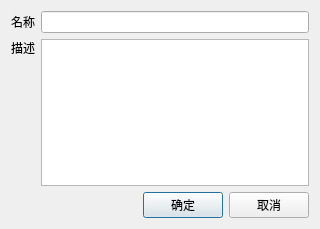
<?xml version="1.0" encoding="UTF-8"?>
<ui version="4.0">
 <class>BasicEditDlg</class>
 <widget class="QDialog" name="BasicEditDlg">
  <property name="geometry">
   <rect>
    <x>0</x>
    <y>0</y>
    <width>320</width>
    <height>229</height>
   </rect>
  </property>
  <property name="windowTitle">
   <string>Dialog</string>
  </property>
  <layout class="QVBoxLayout" name="verticalLayout">
   <item>
    <layout class="QGridLayout" name="gridLayout">
     <item row="0" column="0">
      <widget class="QLabel" name="label">
       <property name="text">
        <string>名称</string>
       </property>
      </widget>
     </item>
     <item row="0" column="1">
      <widget class="QLineEdit" name="leName"/>
     </item>
     <item row="1" column="0">
      <widget class="QLabel" name="label_2">
       <property name="text">
        <string>描述</string>
       </property>
       <property name="alignment">
        <set>Qt::AlignLeading|Qt::AlignLeft|Qt::AlignTop</set>
       </property>
      </widget>
     </item>
     <item row="1" column="1">
      <widget class="QTextEdit" name="teDesc"/>
     </item>
    </layout>
   </item>
   <item>
    <spacer name="verticalSpacer">
     <property name="orientation">
      <enum>Qt::Vertical</enum>
     </property>
     <property name="sizeHint" stdset="0">
      <size>
       <width>20</width>
       <height>0</height>
      </size>
     </property>
    </spacer>
   </item>
   <item>
    <layout class="QHBoxLayout" name="horizontalLayout">
     <item>
      <spacer name="horizontalSpacer">
       <property name="orientation">
        <enum>Qt::Horizontal</enum>
       </property>
       <property name="sizeHint" stdset="0">
        <size>
         <width>40</width>
         <height>20</height>
        </size>
       </property>
      </spacer>
     </item>
     <item>
      <widget class="QPushButton" name="pushButton">
       <property name="text">
        <string>确定</string>
       </property>
      </widget>
     </item>
     <item>
      <widget class="QPushButton" name="pushButton_2">
       <property name="text">
        <string>取消</string>
       </property>
      </widget>
     </item>
    </layout>
   </item>
  </layout>
 </widget>
 <resources/>
 <connections/>
</ui>
